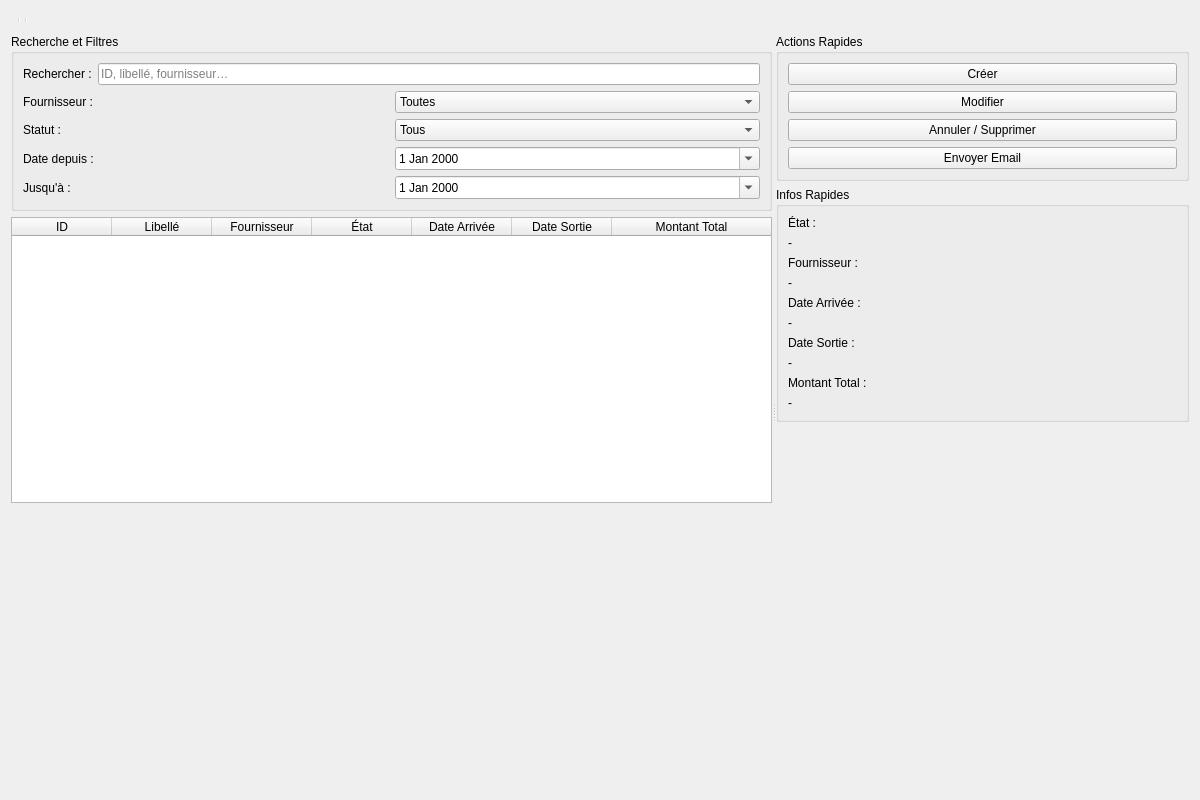
<?xml version="1.0" encoding="UTF-8"?>
<ui version="4.0">
 <class>CommandeWidget</class>
 <widget class="QWidget" name="CommandeWidget">
  <property name="geometry">
   <rect>
    <x>0</x>
    <y>0</y>
    <width>1200</width>
    <height>800</height>
   </rect>
  </property>
  <layout class="QVBoxLayout" name="mainLayout">
   <item>
    <widget class="QToolBar" name="toolBar">
     <property name="iconSize">
      <size>
       <width>24</width>
       <height>24</height>
      </size>
     </property>
     <addaction name="actionNew"/>
     <addaction name="actionEdit"/>
     <addaction name="actionDelete"/>
     <addaction name="separator"/>
     <addaction name="actionEnvoyerEmail"/>
     <addaction name="separator"/>
     <addaction name="actionExportPDF"/>
     <addaction name="actionRefresh"/>
    </widget>
   </item>
   <item>
    <widget class="QSplitter" name="splitter">
     <property name="orientation">
      <enum>Qt::Orientation::Horizontal</enum>
     </property>
     <widget class="QWidget" name="leftPanel">
      <layout class="QVBoxLayout" name="leftLayout">
       <item>
        <widget class="QGroupBox" name="groupBoxSearch">
         <property name="title">
          <string>Recherche et Filtres</string>
         </property>
         <layout class="QVBoxLayout">
          <item>
           <layout class="QHBoxLayout">
                 <item>
                  <widget class="QLabel" name="labelSearch">
                   <property name="text">
                    <string>Rechercher :</string>
                   </property>
                  </widget>
                 </item>
                 <item>
                  <widget class="QLineEdit" name="lineEditSearch">
                   <property name="placeholderText">
                    <string>ID, libellé, fournisseur…</string>
                   </property>
                  </widget>
                 </item>
                </layout>
               </item>
               <item>
                <layout class="QHBoxLayout">
                 <item>
                  <widget class="QLabel" name="labelFournisseur">
                   <property name="text">
                    <string>Fournisseur :</string>
                   </property>
                  </widget>
                 </item>
                 <item>
                  <widget class="QComboBox" name="comboFournisseur">
                   <item>
                    <property name="text">
                     <string>Toutes</string>
                    </property>
                   </item>
                   <item>
                    <property name="text">
                     <string>Fournisseur A</string>
                    </property>
                   </item>
                   <item>
                    <property name="text">
                     <string>Fournisseur B</string>
                    </property>
                   </item>
                   <item>
                    <property name="text">
                     <string>Fournisseur C</string>
                    </property>
                   </item>
                   <item>
                    <property name="text">
                     <string>Fournisseur D</string>
                    </property>
                   </item>
                   <item>
                    <property name="text">
                     <string>Autres</string>
                    </property>
                   </item>
                  </widget>
                 </item>
                </layout>
               </item>
               <item>
                <layout class="QHBoxLayout">
                 <item>
                  <widget class="QLabel" name="labelStatus">
                   <property name="text">
                    <string>Statut :</string>
                   </property>
                  </widget>
                 </item>
                 <item>
                  <widget class="QComboBox" name="comboStatus">
                   <item>
                    <property name="text">
                     <string>Tous</string>
                    </property>
                   </item>
                   <item>
                    <property name="text">
                     <string>En cours</string>
                    </property>
                   </item>
                   <item>
                    <property name="text">
                     <string>Validée</string>
                    </property>
                   </item>
                   <item>
                    <property name="text">
                     <string>Prête</string>
                    </property>
                   </item>
                   <item>
                    <property name="text">
                     <string>Annulée</string>
                    </property>
                   </item>
                  </widget>
                 </item>
                </layout>
               </item>
               <item>
                <layout class="QHBoxLayout">
                 <item>
                  <widget class="QLabel" name="labelDateFrom">
                   <property name="text">
                    <string>Date depuis :</string>
                   </property>
                  </widget>
                 </item>
                 <item>
                  <widget class="QDateEdit" name="dateFrom">
                   <property name="calendarPopup">
                    <bool>true</bool>
                   </property>
                  </widget>
                 </item>
                </layout>
               </item>
               <item>
                <layout class="QHBoxLayout">
                 <item>
                  <widget class="QLabel" name="labelDateTo">
                   <property name="text">
                    <string>Jusqu'à :</string>
                   </property>
                  </widget>
                 </item>
                 <item>
                  <widget class="QDateEdit" name="dateTo">
                   <property name="calendarPopup">
                    <bool>true</bool>
                   </property>
                  </widget>
                 </item>
                </layout>
               </item>
              </layout>
             </widget>
            </item>
            <item>
             <widget class="QTableWidget" name="tableCommandes">
              <property name="alternatingRowColors">
               <bool>true</bool>
              </property>
              <property name="selectionBehavior">
               <enum>QAbstractItemView::SelectRows</enum>
              </property>
              <property name="showGrid">
               <bool>true</bool>
              </property>
              <attribute name="horizontalHeaderStretchLastSection">
               <bool>true</bool>
              </attribute>
              <column>
               <property name="text">
                <string>ID</string>
               </property>
              </column>
              <column>
               <property name="text">
                <string>Libellé</string>
               </property>
              </column>
              <column>
               <property name="text">
                <string>Fournisseur</string>
               </property>
              </column>
              <column>
               <property name="text">
                <string>État</string>
               </property>
              </column>
              <column>
               <property name="text">
                <string>Date Arrivée</string>
               </property>
              </column>
              <column>
               <property name="text">
                <string>Date Sortie</string>
               </property>
              </column>
              <column>
               <property name="text">
                <string>Montant Total</string>
               </property>
              </column>
             </widget>
            </item>
            <item>
             <spacer name="verticalSpacer">
              <property name="orientation">
               <enum>Qt::Orientation::Vertical</enum>
              </property>
              <property name="sizeHint" stdset="0">
               <size>
                <width>20</width>
                <height>40</height>
               </size>
              </property>
             </spacer>
            </item>
           </layout>
          </widget>
          <widget class="QWidget" name="rightPanel">
           <layout class="QVBoxLayout">
            <item>
             <widget class="QGroupBox" name="groupBoxActions">
              <property name="title">
               <string>Actions Rapides</string>
              </property>
              <layout class="QVBoxLayout">
               <item>
                <widget class="QPushButton" name="btnNewCommande">
                 <property name="text">
                                                 <string>Créer</string>
                 </property>
                </widget>
               </item>
               <item>
                <widget class="QPushButton" name="btnEditCommande">
                 <property name="text">
                                                 <string>Modifier</string>
                 </property>
                </widget>
               </item>
               <item>
                <widget class="QPushButton" name="btnDeleteCommande">
                 <property name="text">
                                                 <string>Annuler / Supprimer</string>
                 </property>
                </widget>
               </item>
               <item>
                <widget class="QPushButton" name="btnEnvoyerEmail">
                 <property name="text">
                                                 <string>Envoyer Email</string>
                 </property>
                </widget>
               </item>
              </layout>
             </widget>
            </item>
            <item>
             <widget class="QGroupBox" name="groupBoxQuickInfo">
              <property name="title">
               <string>Infos Rapides</string>
              </property>
              <layout class="QVBoxLayout">
               <item>
                <widget class="QLabel" name="labelEtat">
                 <property name="text">
                  <string>État :</string>
                 </property>
                </widget>
               </item>
               <item>
                <widget class="QLabel" name="quickEtat">
                 <property name="text">
                  <string>-</string>
                 </property>
                </widget>
               </item>
               <item>
                <widget class="QLabel" name="labelFournisseur">
                 <property name="text">
                  <string>Fournisseur :</string>
                 </property>
                </widget>
               </item>
               <item>
                <widget class="QLabel" name="quickFournisseur">
                 <property name="text">
                  <string>-</string>
                 </property>
                </widget>
               </item>
               <item>
                <widget class="QLabel" name="labelDateArrivee">
                 <property name="text">
                  <string>Date Arrivée :</string>
                 </property>
                </widget>
               </item>
               <item>
                <widget class="QLabel" name="quickDateArrivee">
                 <property name="text">
                  <string>-</string>
                 </property>
                </widget>
               </item>
               <item>
                <widget class="QLabel" name="labelDateSortie">
                 <property name="text">
                  <string>Date Sortie :</string>
                 </property>
                </widget>
               </item>
               <item>
                <widget class="QLabel" name="quickDateSortie">
                 <property name="text">
                  <string>-</string>
                 </property>
                </widget>
               </item>
               <item>
                <widget class="QLabel" name="labelMontant">
                 <property name="text">
                  <string>Montant Total :</string>
                 </property>
                </widget>
               </item>
               <item>
                <widget class="QLabel" name="quickMontant">
                 <property name="text">
                  <string>-</string>
                 </property>
                </widget>
               </item>
              </layout>
             </widget>
            </item>
            <item>
             <spacer name="verticalSpacer_2">
              <property name="orientation">
               <enum>Qt::Orientation::Vertical</enum>
              </property>
              <property name="sizeHint" stdset="0">
               <size>
                <width>20</width>
                <height>40</height>
               </size>
              </property>
             </spacer>
            </item>
           </layout>
          </widget>
         </widget>
        </item>
       </layout>
  </widget>
 <resources/>
 <connections/>
</ui>
